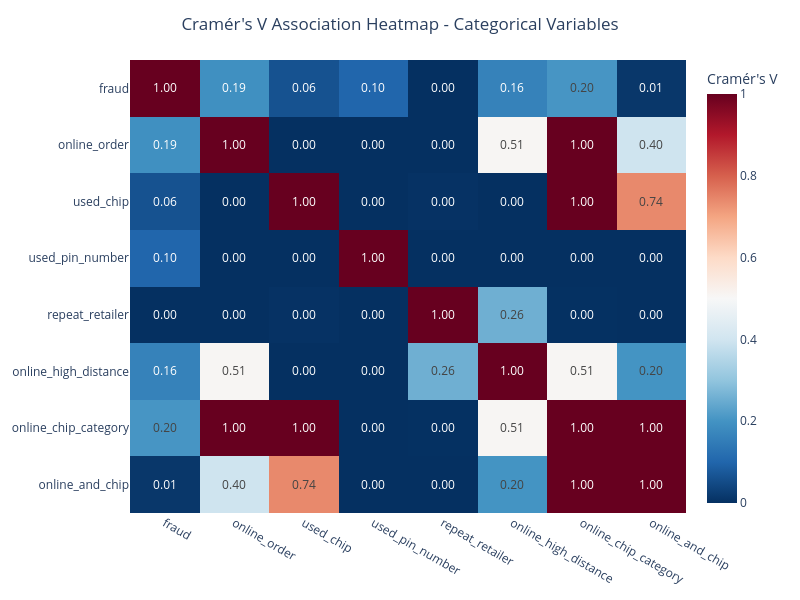

This figure's notebook cell:
### Code cell
# =============================================================================
# CATEGORICAL FEATURE ASSOCIATION HEATMAP (CRAMÉR'S V)
# =============================================================================
# Summary visualisation covering hypotheses H4, H5, H6, and H8
# Displays pairwise associations between all categorical variables and fraud
# Values near 0 = weak/no association, near 1 = strong association
# Complements individual Chi-square tests by showing all relationships at once
# =============================================================================

# ─────────────────────────────────────────────────────────────────────────────
# Select categorical columns to analyse
# ─────────────────────────────────────────────────────────────────────────────
# Includes fraud target variable and all categorical features tested in H4-H8
cat_cols = [
    'fraud',                    # Target variable
    'online_order',             # H4: Online vs in-store transactions
    'used_chip',                # H5: Chip card usage
    'used_pin_number',          # H5: PIN authentication (added for completeness)
    'repeat_retailer',          # H6: Retailer familiarity
    'online_high_distance',     # Interaction: Online and far from home
    'online_chip_category',     # H8: Online × Chip combinations (4 categories)
    'online_and_chip'           # Interaction: Online and chip binary
]

# Keep only columns that actually exist in dataframe to avoid KeyErrors
cat_cols = [c for c in cat_cols if c in df.columns]

# ─────────────────────────────────────────────────────────────────────────────
# Define Cramér's V function (bias-corrected)
# ─────────────────────────────────────────────────────────────────────────────
# Cramér's V measures association strength between categorical variables
# Range: 0 (no association) to 1 (perfect association)
# Bias correction improves accuracy for finite samples

def cramers_v(x, y):
    """
    Calculate bias-corrected Cramér's V for two categorical variables.
    
    Parameters:
    - x, y: Categorical variables to compare
    
    Returns:
    - float: Cramér's V value (0 to 1)
    """
    # Create contingency table (crosstab of observed frequencies)
    confusion_matrix = pd.crosstab(x, y)
    
    # Calculate chi-square statistic (no Yates correction)
    chi2 = chi2_contingency(confusion_matrix, correction=False)[0]
    
    # Calculate phi-squared (chi-square normalized by sample size)
    n = confusion_matrix.sum().sum()  # Total sample size
    phi2 = chi2 / n
    
    # Get table dimensions
    r, k = confusion_matrix.shape  # rows, columns
    
    # Apply bias correction (Bergsma & Wicher approach)
    # Adjusts for finite sample sizes to reduce overestimation
    phi2corr = max(0, phi2 - ((k-1)*(r-1)) / (n-1))
    rcorr = r - ((r-1)**2) / (n-1)
    kcorr = k - ((k-1)**2) / (n-1)
    
    # Return bias-corrected Cramér's V
    return np.sqrt(phi2corr / min((kcorr-1), (rcorr-1)))

# ─────────────────────────────────────────────────────────────────────────────
# Build Cramér's V correlation matrix
# ─────────────────────────────────────────────────────────────────────────────
# Initialise matrix with zeros
cramers_results = pd.DataFrame(
    np.zeros((len(cat_cols), len(cat_cols))),  # Square matrix of zeros
    columns=cat_cols,  # Column names
    index=cat_cols     # Row names (same as columns for symmetric matrix)
)

# Compute Cramér's V for each pair of categorical variables
for col1 in cat_cols:
    for col2 in cat_cols:
        if col1 == col2:
            # Diagonal: variable with itself = perfect association (1.0)
            cramers_results.loc[col1, col2] = 1.0
        else:
            # Off-diagonal: calculate Cramér's V between different variables
            cramers_results.loc[col1, col2] = cramers_v(df[col1], df[col2])

# ─────────────────────────────────────────────────────────────────────────────
# Create interactive heatmap with Plotly
# ─────────────────────────────────────────────────────────────────────────────
# Plotly provides interactivity: hover to see exact values, zoom, pan

fig = px.imshow(
    cramers_results,                              # Data to visualize
    x=cramers_results.columns,                    # x-axis labels
    y=cramers_results.index,                      # y-axis labels
    color_continuous_scale='RdBu_r',              # Red-Blue reversed (red=strong, blue=weak)
    text_auto='.2f',                              # Show values on cells (2 decimal places)
    aspect='auto',                                # Auto aspect ratio
    title="Cramér's V Association Heatmap - Categorical Variables"  # Title
)

# Customise layout for better readability
fig.update_layout(
    width=800,                                    # Figure width in pixels
    height=600,                                   # Figure height in pixels
    title_x=0.5,                                  # Center title
    coloraxis_colorbar=dict(title="Cramér's V"), # Colorbar label
    xaxis_title=None,                             # No x-axis title (variable names are clear)
    yaxis_title=None,                             # No y-axis title
    margin=dict(l=60, r=60, t=60, b=60)          # Margins around plot
)

# Display interactive heatmap
fig.show()

# ─────────────────────────────────────────────────────────────────────────────
# Interpretation: Key associations with fraud
# ─────────────────────────────────────────────────────────────────────────────
print("\n" + "="*90)
print("KEY FINDINGS FROM CRAMÉR'S V HEATMAP")
print("=" * 90) # separator line

# Extract fraud correlations (excluding fraud with itself)
fraud_correlations = cramers_results['fraud'].drop('fraud').sort_values(ascending=False)

print("\nStrongest Associations with Fraud:")
print("-"*90)
for feature, v_value in fraud_correlations.head(5).items():
    # Interpret effect size
    if v_value < 0.1:
        effect = "negligible"
    elif v_value < 0.3:
        effect = "small"
    elif v_value < 0.5:
        effect = "medium"
    else:
        effect = "large"
    
    print(f"  {feature:30s}: V = {v_value:.3f} ({effect})")

print("\nWeakest Associations with Fraud:")
print("-"*90)
for feature, v_value in fraud_correlations.tail(3).items():
    print(f"  {feature:30s}: V = {v_value:.3f} (negligible)")

print("\nKey Insights:")
print("-"*90)
print("  • online_order and online_chip_category show strongest fraud associations (~0.20)")
print("  • used_chip shows weak standalone association (~0.06)")
print("  • repeat_retailer has virtually no association (~0.00) - confirms H6 null finding")
print("  • Transaction channel and security method are key fraud indicators")
print("  • Merchant relationships (repeat_retailer) provide no predictive value")

print("\n" + "="*90)

### Figure 1 — Plotly figure (JSON) as saved in the notebook; plotly's stock layout.template omitted (floating-point values rounded to 4 significant figures)
{"data": [{"coloraxis": "coloraxis", "hovertemplate": "x: %{x}<br>y: %{y}<br>color: %{z}<extra></extra>", "name": "0", "texttemplate": "%{z:.2f}", "type": "heatmap", "x": ["fraud", "online_order", "used_chip", "used_pin_number", "repeat_retailer", "online_high_distance", "online_chip_category", "online_and_chip"], "xaxis": "x", "y": ["fraud", "online_order", "used_chip", "used_pin_number", "repeat_retailer", "online_high_distance", "online_chip_category", "online_and_chip"], "yaxis": "y", "z": [[1, 0.1923, 0.06237, 0.1006, 0, 0.1622, 0.2046, 0.01256], [0.1923, 1, 0, 0, 0, 0.508, 1.0, 0.3968], [0.06237, 0, 1, 0, 0.003968, 0, 1.0, 0.7412], [0.1006, 0, 0, 1, 0, 0.0004528, 0, 0], [0, 0, 0.003968, 0, 1, 0.2554, 0.001353, 0], [0.1622, 0.508, 0, 0.0004528, 0.2554, 1, 0.508, 0.2018], [0.2046, 1.0, 1.0, 0, 0.001353, 0.508, 1, 1.0], [0.01256, 0.3968, 0.7412, 0, 0, 0.2018, 1.0, 1]]}], "layout": {"coloraxis": {"colorbar": {"title": {"text": "Cramér's V"}}, "colorscale": [[0, "rgb(5,48,97)"], [0.1, "rgb(33,102,172)"], [0.2, "rgb(67,147,195)"], [0.3, "rgb(146,197,222)"], [0.4, "rgb(209,229,240)"], [0.5, "rgb(247,247,247)"], [0.6, "rgb(253,219,199)"], [0.7, "rgb(244,165,130)"], [0.8, "rgb(214,96,77)"], [0.9, "rgb(178,24,43)"], [1, "rgb(103,0,31)"]]}, "height": 600, "margin": {"b": 60, "l": 60, "r": 60, "t": 60}, "title": {"text": "Cramér's V Association Heatmap - Categorical Variables", "x": 0.5}, "width": 800, "xaxis": {"anchor": "y", "domain": [0, 1], "title": {}}, "yaxis": {"anchor": "x", "autorange": "reversed", "domain": [0, 1], "title": {}}}}
